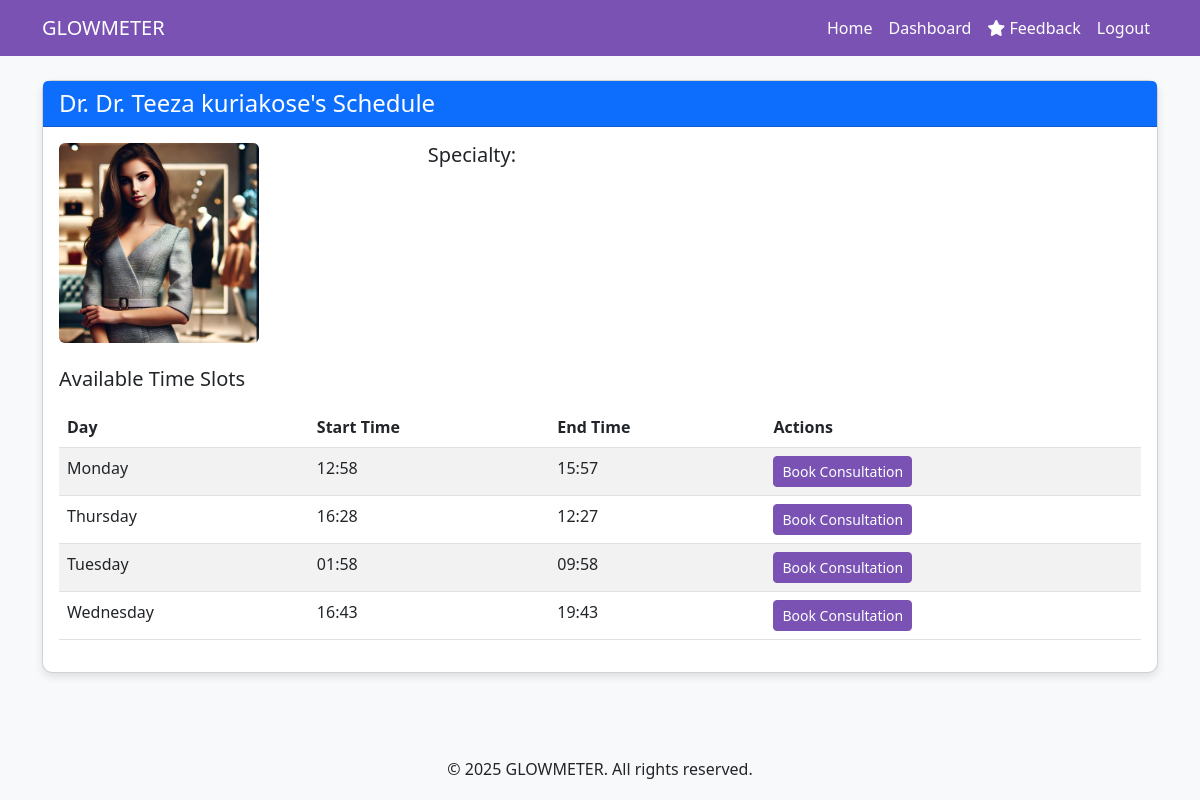
Screenshot of /doctor-availability/2/ (signed in) with the database file from the repository.
### glowmeter_app/models.py (models this page shows, shortened)
class Doctor(models.Model):
    user = models.OneToOneField(User, on_delete=models.CASCADE, related_name='doctor_profile')
    profile_picture = models.ImageField(upload_to='doctors/', null=True, blank=True)
    specialization = models.CharField(max_length=100, default='General')
    qualification = models.CharField(max_length=200, default='MBBS')
    experience_years = models.IntegerField(default=0)
    is_available = models.BooleanField(default=True)
    consultation_fee = models.DecimalField(max_digits=10, decimal_places=2, default=0.00)
    gpay_id = models.CharField(max_length=100, blank=True)
    @property
    def full_name(self):
        return f"Dr. {self.user.first_name} {self.user.last_name}".strip()

class User(AbstractBaseUser, PermissionsMixin):
    username = None
    email = models.EmailField(unique=True)
    first_name = models.CharField(max_length=30, blank=True)
    last_name = models.CharField(max_length=30, blank=True)
    profile_picture = models.ImageField(upload_to='admins/', null=True, blank=True)
    is_active = models.BooleanField(default=True)
    is_staff = models.BooleanField(default=False)
    is_doctor = models.BooleanField(default=False)
    is_admin = models.BooleanField(default=False)
    date_joined = models.DateTimeField(auto_now_add=True)
    USERNAME_FIELD = 'email'
    REQUIRED_FIELDS = []
    objects = UserManager()

class DoctorAvailability(models.Model):
    DAYS_OF_WEEK = [
        ('Monday', 'Monday'),
        ('Tuesday', 'Tuesday'),
        ('Wednesday', 'Wednesday'),
        ('Thursday', 'Thursday'),
        ('Friday', 'Friday'),
        ('Saturday', 'Saturday'),
        ('Sunday', 'Sunday'),
    ]
    doctor = models.ForeignKey(Doctor, on_delete=models.CASCADE, related_name='availabilities')
    day = models.CharField(max_length=10, choices=DAYS_OF_WEEK)
    start_time = models.TimeField()
    end_time = models.TimeField()
    class Meta:
        ordering = ['day', 'start_time']
        unique_together = ['doctor', 'day', 'start_time', 'end_time']

### glowmeter_app/views.py (the view)
# urls.py: path('doctor-availability/<int:doctor_id>/', views.view_doctor_availability, name='doctor_availability'),
@login_required
def view_doctor_availability(request, doctor_id):
    doctor = get_object_or_404(Doctor, id=doctor_id)
    availabilities = DoctorAvailability.objects.filter(
        doctor=doctor
    ).order_by('day', 'start_time')
    context = {
        'doctor': doctor,
        'availabilities': availabilities
    }
    return render(request, 'doctor_availability.html', context)

### templates/doctor_availability.html (shortened to what this page needs)
{% extends 'base.html' %}
{% block content %}
<div class="container mt-4">
    <div class="row">
        <div class="col-md-12">
            <div class="card">
                <div class="card-header bg-primary text-white d-flex justify-content-between align-items-center">
                    <h4 class="mb-0">Dr. {{ doctor.full_name }}'s Schedule</h4>
                </div>
                <div class="card-body">
                    <div class="row mb-4">
                        <div class="col-md-4">
                            {% if doctor.profile_picture %}
                                <img src="{{ doctor.profile_picture.url }}" alt="{{ doctor.full_name }}" class="img-fluid rounded" style="max-width: 200px;">
                            {% endif %}
                        </div>
                        <div class="col-md-8">
                            <h5>Specialty: {{ doctor.specialty }}</h5>
                        </div>
                    </div>
                    <h5 class="mb-3">Available Time Slots</h5>
                    {% if availabilities %}
                        <div class="table-responsive">
                            <table class="table table-striped">
                                <thead>
                                    <tr>
                                        <th>Day</th>
                                        <th>Start Time</th>
                                        <th>End Time</th>
                                        <th>Actions</th>
                                    </tr>
                                </thead>
                                <tbody>
                                    {% for slot in availabilities %}
                                        <tr>
                                            <td>{{ slot.day }}</td>
                                            <td>{{ slot.start_time|time:"H:i" }}</td>
                                            <td>{{ slot.end_time|time:"H:i" }}</td>
                                            <td>
                                                <a href="{% url 'start_consultation' doctor.id %}" class="btn btn-primary btn-sm">
                                                    Book Consultation
                                                </a>
                                            </td>
                                        </tr>
                                    {% endfor %}
                                </tbody>
                            </table>
                        </div>
                    {% else %}
                        <div class="alert alert-info">
                            No availability slots have been set by the doctor yet.
                        </div>
                    {% endif %}
                </div>
            </div>
        </div>
    </div>
</div>
{% endblock %}

### templates/base.html (style rules this page uses)
body { font-family: 'Segoe UI', Tahoma, Geneva, Verdana, sans-serif; background-color: #f8f9fa; }
.card { border-radius: 10px; box-shadow: 0 4px 8px rgba(0,0,0,0.1); margin-bottom: 20px; }
.btn-primary { background-color: #7952b3; border-color: #7952b3; }

### rows the page displays
Doctor: full_name "Dr. Teeza kuriakose", profile_picture (picture)
DoctorAvailability: day "Monday", start_time "12:58", end_time "15:57"
DoctorAvailability: day "Thursday", start_time "16:28", end_time "12:27"
DoctorAvailability: day "Tuesday", start_time "01:58", end_time "09:58"
DoctorAvailability: day "Wednesday", start_time "16:43", end_time "19:43"
